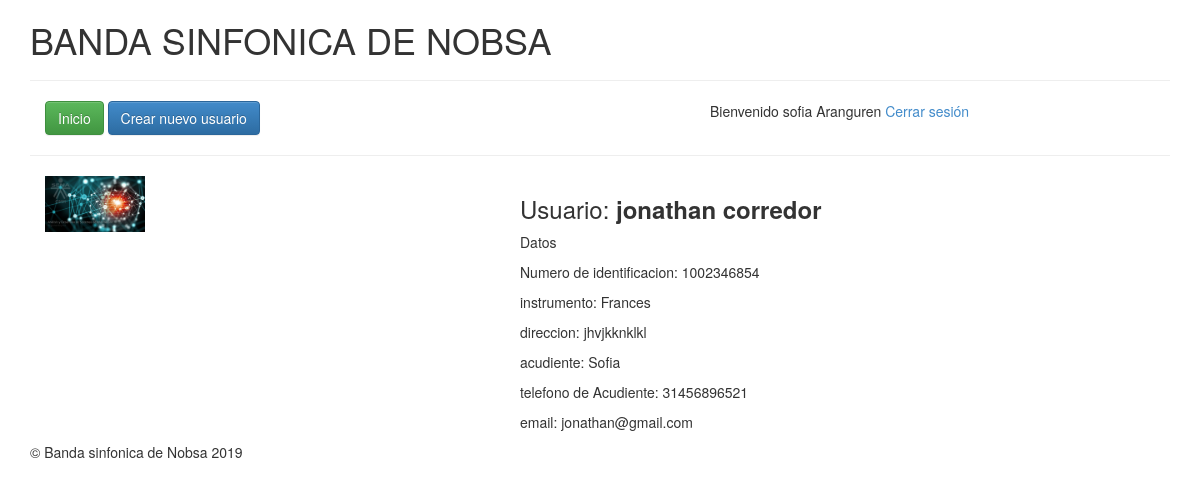
The page /ver.php?id=32 (signed in) on the database its author committed.
### tables this page shows
CREATE TABLE `users` (
  `user_id` int(255) NOT NULL,
  `identificacion` varchar(55) DEFAULT NULL,
  `nombre` varchar(50) DEFAULT NULL,
  `apellidos` varchar(255) DEFAULT NULL,
  `instrumento` varchar(255) DEFAULT NULL,
  `email` varchar(255) DEFAULT NULL,
  `password` varchar(255) DEFAULT NULL,
  `role` varchar(255) DEFAULT NULL,
  `direccion` text,
  `acudiente` varchar(255) DEFAULT NULL,
  `telefonoAcudiente` varchar(255) DEFAULT NULL,
  `image` varchar(255) DEFAULT NULL
);

### ver.php (the view, shortened to what this page needs)
<?php require_once 'includes/header.php';?>
<?php
$id= $_GET["id"];
$user_query = mysqli_query($db, "SELECT * FROM users WHERE user_id = {$id}");
$user=mysqli_fetch_assoc($user_query);
?>
<?php if($user["image"] != null){?>
<div class="col-lg-5">
      <img src="uploads/<?php echo $user["image"] ?>" width="100"/>
    <?php } ?>
  </div>
<div class="col-lg-7">
<h3>Usuario: <strong><?php echo $user["nombre"]." ".$user["apellidos"];?></strong></h3>
<p>Datos</p>
<p>Numero de identificacion: <?php echo $user["identificacion"];?></p>
<p>instrumento: <?php echo $user["instrumento"];?></p>
<p>direccion: <?php echo $user["direccion"];?></p>
<p>acudiente: <?php echo $user["acudiente"];?></p>
<p>telefono de Acudiente: <?php echo $user["telefonoAcudiente"];?></p>
<p>email: <?php echo $user["email"];?></p>
</div>
<?php require_once 'includes/footer.php';?>

### rows shown on the page
users: image (picture), nombre "jonathan", apellidos "corredor", identificacion "1002346854", instrumento "Frances", direccion "jhvjkknklkl", acudiente "Sofia", telefonoAcudiente "31456896521", email "jonathan@gmail.com"

### other values the page prints
$_SESSION["logged"]["nombre"] "sofia"
$_SESSION["logged"]["apellidos"] "Aranguren"
